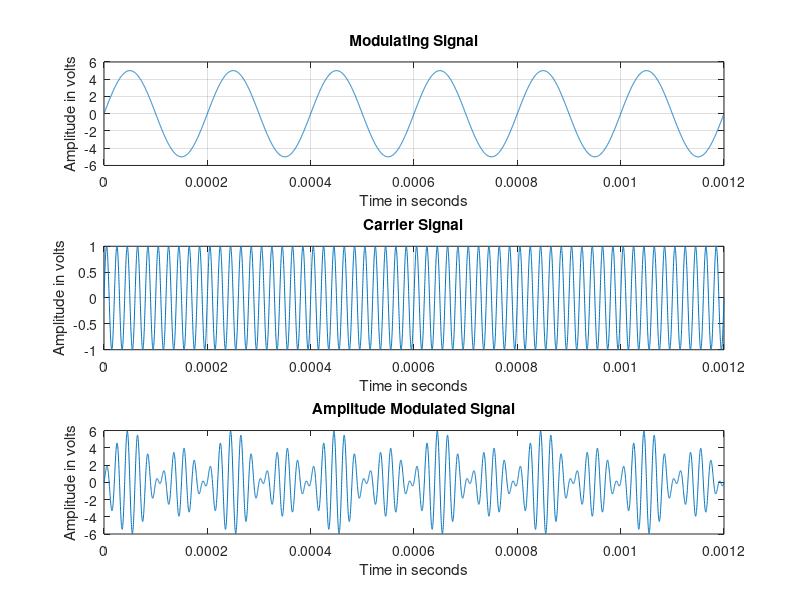

Source code (MATLAB):
clc;
close all;

m = input('Enter the value of modulation index  (m) = ');
Am = 5;
fa = 5000;
Ta = 1/fa;
t = 0:Ta/999:6*Ta;
ym = Am * sin (2*pi*fa*t);
figure(1);
subplot(3, 1, 1);
plot (t, ym), grid on;

title('Modulating Signal');
xlabel('Time in seconds');
ylabel('Amplitude in volts');

Ac = Am/m;
fc = fa*10;

Tc = 1/fc;
yc = Ac*sin(2*pi*fc*t);
subplot(3, 1, 2);
plot (t, yc), grid on;

title ('Carrier Signal');
xlabel('Time in seconds');
ylabel('Amplitude in volts');

y = Ac * (1 + m * sin(2*pi*fa*t)).*sin(2*pi*fc*t);

subplot(3, 1, 3);
plot (t, y);

title ('Amplitude Modulated Signal');
xlabel ('Time in seconds');
ylabel('Amplitude in volts');